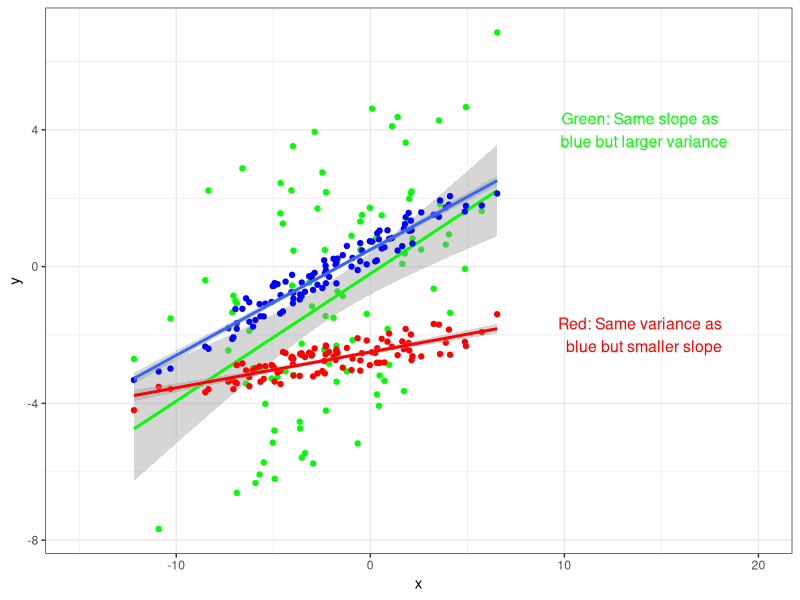
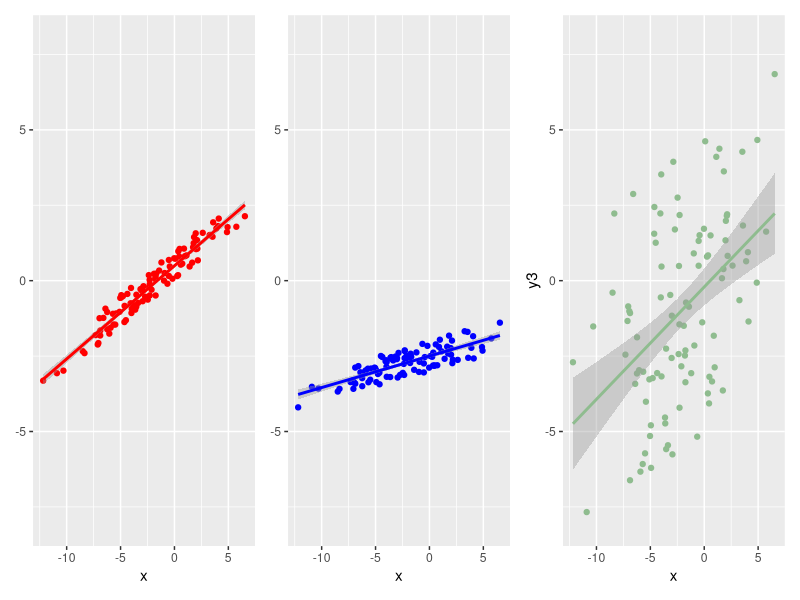

These charts were generated, in order, by the following R code:
# uncomment and run the install.packages command FOR THE FIRST TIME you run this code.
# install.packages('tidyverse')
# install.packages('patchwork')

library(tidyverse)
library(patchwork)
x <- (rnorm(100)*4-2)
y1 <- x*0.3+runif(100)
y2 <- x*0.1+runif(100)-3
y3 <- x*0.3+runif(100,min=-5,max=5)
tb <- tibble(x,y1,y2)

# code chunk 1
ggplot(tb)+
  geom_point(aes(x,y3),color='green')+
  geom_smooth(aes(x,y3),method = lm, color='green')+
  geom_point(aes(x,y1),color='blue')+
  geom_smooth(aes(x,y1),method = lm)+
  geom_point(aes(x,y2),color='red')+
  geom_smooth(aes(x,y2),method = lm,color='red')+
  scale_x_continuous(limits = c(-15,20))+
  annotate('rect',xmin = 8, xmax = 20, ymin = 3, ymax = 5,
                  alpha = 0)+
  annotate("text", 
           label = "Green: Same slope as \n blue but larger variance", 
           x = 14, y = 4, 
           size = 4, 
           colour = "green",
           hjust = 0.5,
           vjust = 0.5)+
  annotate('rect',xmin = 8, xmax = 20, ymin = -3, ymax = 0,
           alpha = 0)+
  annotate("text", 
           label = "Red: Same variance as \n blue but smaller slope", 
           x = 14, y = -2, 
           size = 4, 
           colour = "red",
           hjust = 0.5,
           vjust = 0.5)+
  xlab('x')+
  ylab('y')+
  theme_bw()

# code chunk 2
p1 <- ggplot(tb)+
  geom_point(aes(x,y3),color='darkseagreen')+
  geom_smooth(aes(x,y3),method = lm, color='darkseagreen')+
  scale_y_continuous(limits = c(-8,8))

p2 <- ggplot(tb)+
  geom_point(aes(x,y2),color='blue')+
  geom_smooth(aes(x,y2),method = lm, color='blue')+
  scale_y_continuous(limits = c(-8,8))+
  labs(y=NULL)

p3 <- ggplot(tb)+
  geom_point(aes(x,y1),color='red')+
  geom_smooth(aes(x,y1),method = lm, color='red')+
  scale_y_continuous(limits = c(-8,8))+
  labs(y=NULL)

p3+p2+p1
